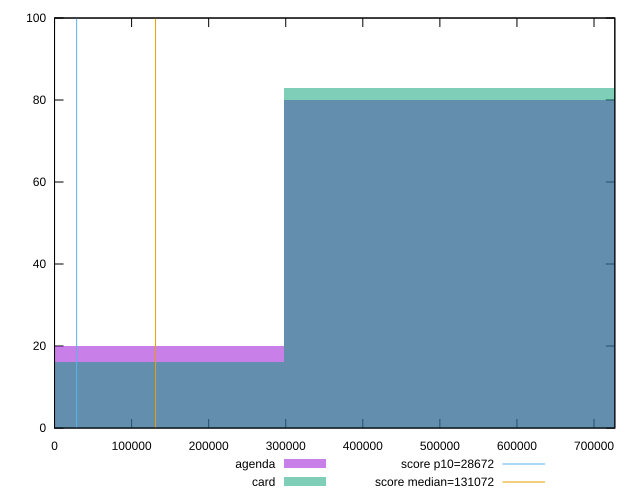

Recreate this plot in gnuplot.
reset

$agenda <<EOF
594773.9027835174 80
0 20
EOF

$card <<EOF
594773.9027835174 83
0 16
EOF

set key outside below
set boxwidth 594773.9027835174
set xrange [0:727001.9705555555]
set yrange [0:100]
set trange [0:100]
set style fill transparent solid 0.5 noborder

set parametric
set terminal svg size 640, 500 enhanced background rgb 'white'
set output "reports/report_00027_2021-02-24T12-40-31.850Z/uses-long-cache-ttl/comparison/histogram/1_vs_2.svg"

plot $agenda title "agenda" with boxes, \
     $card title "card" with boxes, \
     28672,t title "score p10=28672", \
     131072,t title "score median=131072"

reset
